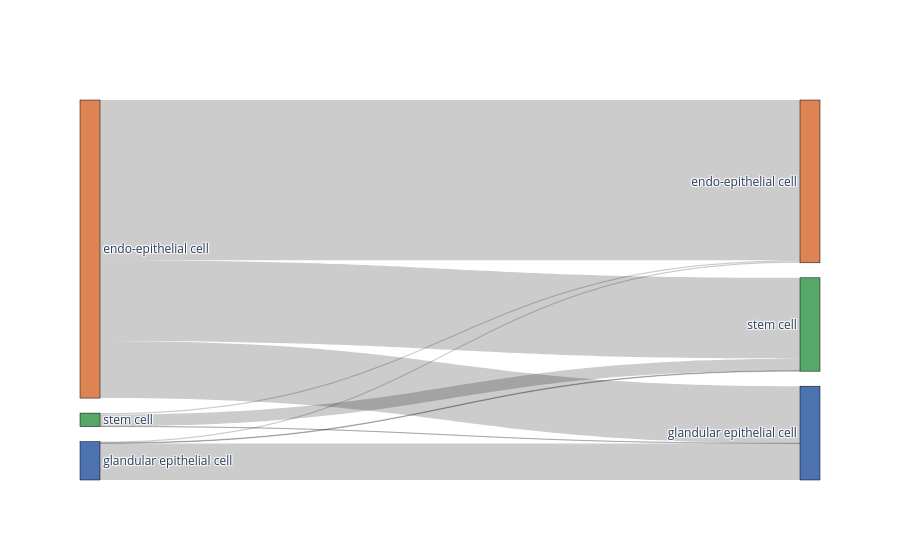
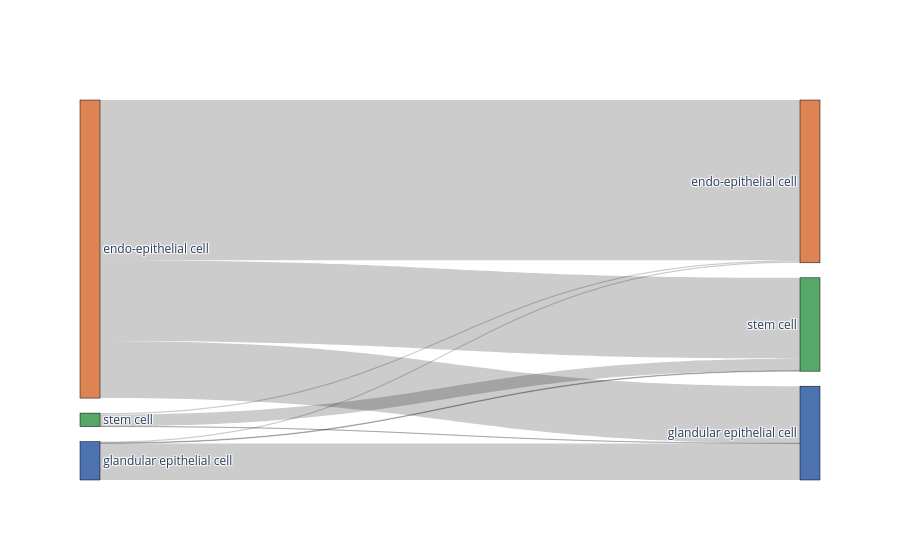

The notebook cell these images were saved under, in order:
### Code cell
%matplotlib inline

bc.tl.report(
    adata_pred=adata_predicted,
    celltype=celltype_test, 
    method=method, 
    analysis_name=analysis_name,
    train_datasets = adata_trains,
    test_dataset = adata_orig,
    merge = merge,
    name_prediction='auto_annot', 
    name_report='auto_annot', 
    use_raw=use_raw,
    remove_nonshared=True, 
    clustering='leiden', 
    asymmetric_matrix=True, 
    delimiter='\t', 
    verbose=True
)

### Figure 1 — Plotly figure (JSON) as saved in the notebook; plotly's stock layout.template omitted (floating-point values rounded to 4 significant figures)
{"data": [{"link": {"source": [0, 0, 0, 1, 1, 1, 2, 2, 2], "target": [3, 4, 5, 3, 4, 5, 3, 4, 5], "value": [21098, 7519, 10648, 163, 4811, 82, 183, 27, 1571]}, "node": {"color": ["#dd8452", "#4c72b0", "#55a868", "#dd8452", "#4c72b0", "#55a868"], "label": ["endo-epithelial cell", "glandular epithelial cell", "stem cell", "endo-epithelial cell", "glandular epithelial cell", "stem cell"], "line": {"color": "black", "width": 0.5}, "pad": 15, "thickness": 20}, "type": "sankey"}], "layout": {}}

### Figure 2 — Plotly figure (JSON) as saved in the notebook; plotly's stock layout.template omitted (floating-point values rounded to 4 significant figures)
{"data": [{"link": {"source": [0, 0, 0, 1, 1, 1, 2, 2, 2], "target": [3, 4, 5, 3, 4, 5, 3, 4, 5], "value": [21098, 7519, 10648, 163, 4811, 82, 183, 27, 1571]}, "node": {"color": ["#dd8452", "#4c72b0", "#55a868", "#dd8452", "#4c72b0", "#55a868"], "label": ["endo-epithelial cell", "glandular epithelial cell", "stem cell", "endo-epithelial cell", "glandular epithelial cell", "stem cell"], "line": {"color": "black", "width": 0.5}, "pad": 15, "thickness": 20}, "type": "sankey"}], "layout": {}}
